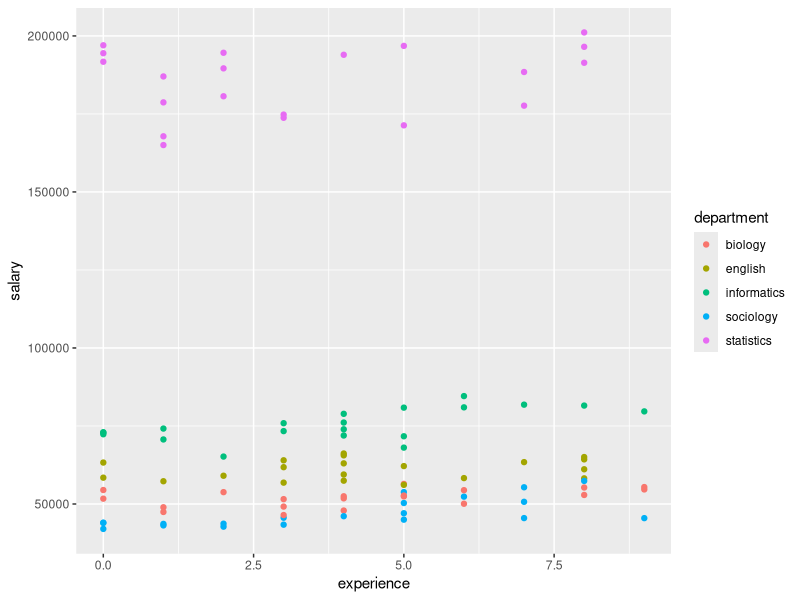

Here is the R script that generated this plot:
# Generate random salary data

# Set up
library(dplyr) # data wrangling
library(lme4) # modeling
library(ggplot2) # visualization

# Parameters for generating faculty salary data
departments <- c('sociology', 'biology', 'english', 'informatics', 'statistics')
base.salaries <- c(40000, 50000, 60000, 70000, 180000) # different intercepts
annual.raises <- c(2000, 500, 500, 1700, 500) # different slopes
faculty.per.dept <- 20
total.faculty <- faculty.per.dept * length(departments)

# Generate dataframe of faculty and (random) years of experience
ids <- 1:total.faculty
department <- rep(departments, faculty.per.dept)
experience <- floor(runif(total.faculty, 0, 10)) # randomly vary experience level
bases <- rep(base.salaries, faculty.per.dept) * runif(total.faculty, .9, 1.1) # noise
raises <- rep(annual.raises, faculty.per.dept) * runif(total.faculty, .5, 1.1) # noise
df <- data.frame(ids, department, bases, experience, raises)

# Generate salaries (base + experience * raise)
df <- df %>% mutate(
  salary = bases + experience * raises
)

# Simple Scatterplot
ggplot(data=df, aes(x=experience, y=salary, group = department, colour = department)) +
    geom_point()

